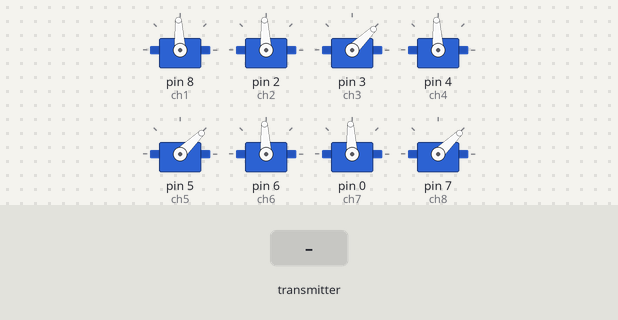
Recording of a sketch running on a simulated Arduino Uno, built with avr-gcc and run on an emulated ATmega328P. On the bench: 8 × servo. The inputs (shaded band) are chosen by the test bench. No radio packets arrive unless stated.

Above: at 2.2 s.
2.3 s: the transmitter starts sending throttle = 64
At 3.5 s:
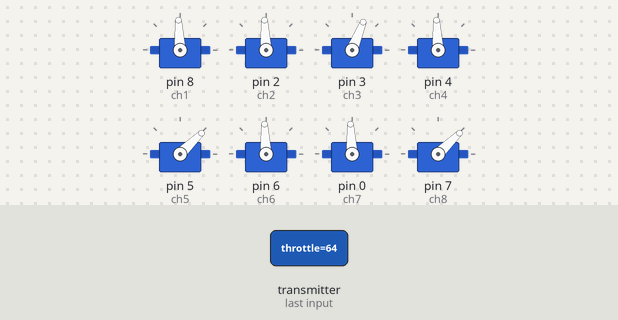
3.8 s: the transmitter starts sending yaw = 0
At 4.7 s:
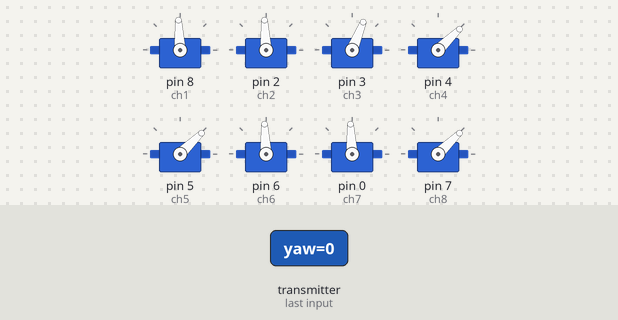
5.3 s: the transmitter starts sending pitch = 0
At 5.8 s:
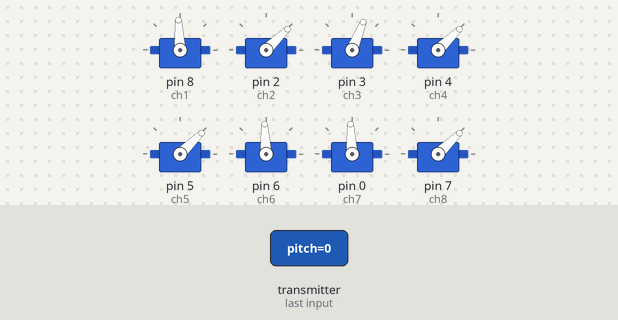
Timing chart, 0 to 8.3 s (numbered marks = the images above; inputs shaded):
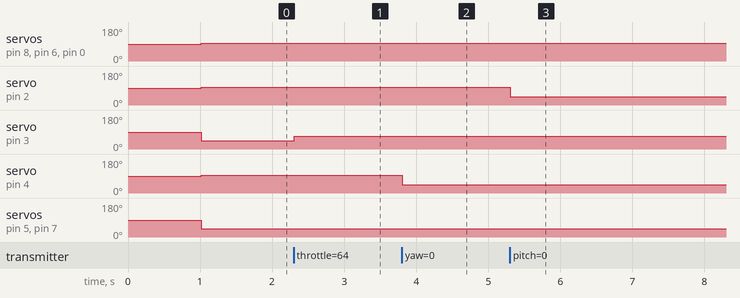

The sketch:

final_receiver_8_channel.ino
```cpp
#include <SPI.h>
#include <nRF24L01.h>
#include <RF24.h>
#include <Servo.h>

int ch_width_1 = 0;
int ch_width_2 = 0;
int ch_width_3 = 0;
int ch_width_4 = 0;
int ch_width_5 = 0;
int ch_width_6 = 0;
int ch_width_7 = 0;  // New analog channel width (mapped to pin 0)
int ch_width_8 = 0;  // New digital channel width (mapped to pin 7)

Servo ch1;
Servo ch2;
Servo ch3;
Servo ch4;
Servo ch5;
Servo ch6;
Servo ch7;  // Servo for new analog channel (mapped to pin 0)
Servo ch8;  // Servo for new digital channel (mapped to pin 7)

struct Signal {
  byte throttle;
  byte yaw;
  byte pitch;
  byte roll;
  byte aux1;
  byte aux2;
  byte aux3;  // New digital channel
  byte aux4;  // New analog channel
};

Signal data;
const uint64_t pipeIn = 0xE9E8F0F0E1LL;
RF24 radio(9, 10);

void ResetData() {
  data.roll = 127;
  data.pitch = 127;
  data.throttle = 0;  // Set throttle to 0 for safety
  data.yaw = 127;
  data.aux1 = 0;
  data.aux2 = 127;
  data.aux3 = 0;  // New digital channel reset
  data.aux4 = 127;  // New analog channel reset
}

void setup() {
  radio.begin();
  radio.startListening();
  radio.openReadingPipe(1, pipeIn);
  // radio.setAutoAck(false);
  radio.setCRCLength(RF24_CRC_16);
  radio.setDataRate(RF24_1MBPS);
  radio.setPALevel(RF24_PA_LOW);
  radio.setChannel(108);
  ResetData();
  Serial.begin(115200);

  ch1.attach(8);
  ch2.attach(2);
  ch3.attach(3);
  ch4.attach(4);
  ch5.attach(5);
  ch6.attach(6);
  ch7.attach(0);  // Attach servo for new analog channel to pin 0
  ch8.attach(7);  // Attach servo for new digital channel to pin 7
  delay(1000);
}

unsigned long lastRecvTime = 0;

void recvData() {
  while (radio.available()) {
    radio.read(&data, sizeof(Signal));
    lastRecvTime = millis();
  }
}

void loop() {
  recvData();

  unsigned long now = millis();
  if (now - lastRecvTime > 1000) {
    ResetData();
  }

  ch_width_1 = map(data.roll, 0, 255, 1000, 2000);
  ch_width_2 = map(data.pitch, 0, 255, 1000, 2000);
  ch_width_3 = map(data.throttle, 0, 255, 1000, 2000);
  ch_width_4 = map(data.yaw, 0, 255, 1000, 2000);
  ch_width_5 = map(data.aux1, 0, 1, 1000, 2000);
  ch_width_6 = map(data.aux2, 0, 255, 1000, 2000);

  // Map the new channels like other servo channels
  ch_width_7 = map(data.aux4, 0, 255, 1000, 2000);  // New analog channel to pin 0
  ch_width_8 = map(data.aux3, 0, 1, 1000, 2000);  // New digital channel to pin 7

  ch1.writeMicroseconds(ch_width_1);
  ch2.writeMicroseconds(ch_width_2);
  ch3.writeMicroseconds(ch_width_3);
  ch4.writeMicroseconds(ch_width_4);
  ch5.writeMicroseconds(ch_width_5);
  ch6.writeMicroseconds(ch_width_6);

  // Control the new servo-compatible channels (mapped to pin 0 and pin 7)
  ch7.writeMicroseconds(ch_width_7);  // New analog channel to pin 0
  ch8.writeMicroseconds(ch_width_8);  // New digital channel to pin 7

//   if (now - lastRecvTime <= 1000) {
//     Serial.print("Throttle: "); Serial.print(data.throttle);
//     Serial.print(" Yaw: "); Serial.print(data.yaw);
//     Serial.print(" Roll: "); Serial.print(data.roll);
//     Serial.print(" Pitch: "); Serial.print(data.pitch);
//     Serial.print(" Aux1: "); Serial.print(data.aux1);
//     Serial.print(" Aux2: "); Serial.print(data.aux2);
//     Serial.print(" Aux3: "); Serial.print(data.aux3);
//     Serial.print(" Aux4: "); Serial.println(data.aux4);
//   }
}
```

Measured:
- after the input at 2.3 s, servo on pin 3 (ch3): 44° → 68° at once
- after the input at 3.8 s, servo on pin 4 (ch4): 93° → 44° at once
- after the input at 5.3 s, servo on pin 2 (ch2): 93° → 44° at once
